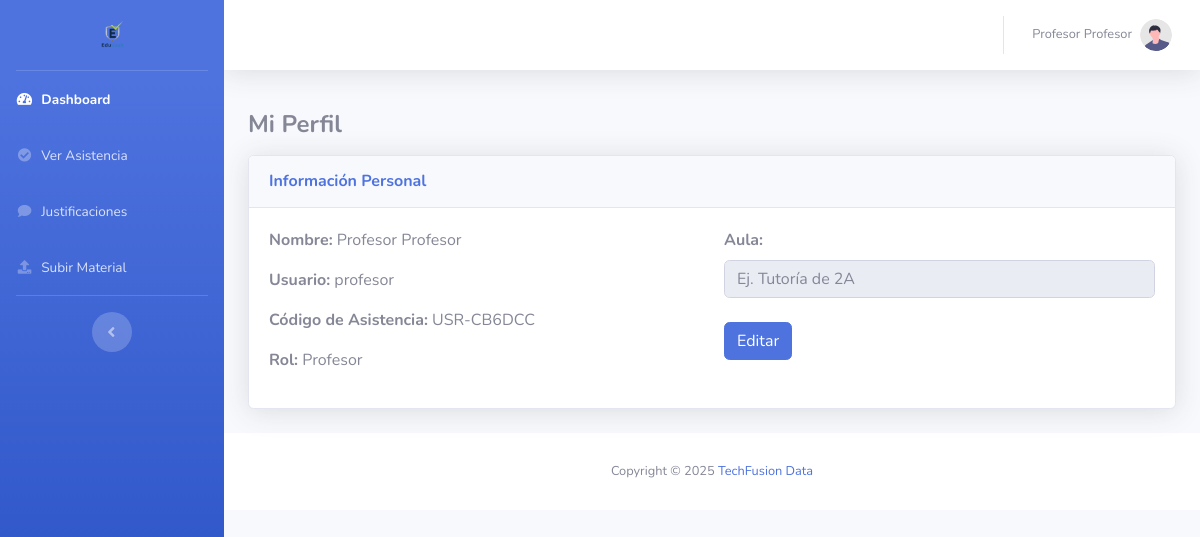
The app's page /profesor/perfil.php (signed in) with its own data.
### tables this page shows
CREATE TABLE IF NOT EXISTS `tabla_usuario` (
  `id_usuario` int NOT NULL AUTO_INCREMENT,
  `nombre` varchar(100) NOT NULL,
  `apellido` varchar(100) NOT NULL,
  `usuario` varchar(50) NOT NULL,
  `password` varchar(100) NOT NULL,
  `aula` varchar(50) DEFAULT NULL,
  `codigo_asistencia` varchar(20) NOT NULL,
  `id_rol` int NOT NULL,
  PRIMARY KEY (`id_usuario`),
  UNIQUE KEY `usuario` (`usuario`),
  UNIQUE KEY `codigo_asistencia` (`codigo_asistencia`),
  KEY `id_rol` (`id_rol`),
  CONSTRAINT `tabla_usuario_ibfk_1` FOREIGN KEY (`id_rol`) REFERENCES `tabla_rol` (`id_rol`)
);

### profesor/perfil.php (the view, shortened to what this page needs)
<?php
$id_usuario = $_SESSION['id_usuario'];
include_once '../model/conexion.php';
try {
    $stmt = $conexion->prepare("
        SELECT nombre, apellido, usuario, password, aula, codigo_asistencia, id_rol
        FROM tabla_usuario
        WHERE id_usuario = :id_usuario
    ");
    $stmt->bindParam(':id_usuario', $id_usuario);
    $stmt->execute();
    $usuario = $stmt->fetch(PDO::FETCH_ASSOC);
} catch (PDOException $e) {
    $error_message = $e->getMessage();
}
?>
<?php include_once 'includes/header.php'; ?>
<div class="layout-content">
    <div class="container-fluid flex-grow-1 container-p-y">
        <h4 class="font-weight-bold py-3 mb-0">Mi Perfil</h4>
        <div class="card shadow mb-4">
            <div class="card-header py-3">
                <h6 class="m-0 font-weight-bold text-primary">Información Personal</h6>
            </div>
            <div class="card-body">
                <?php if ($usuario): ?>
                    <form method="POST" action="perfil.php" id="perfilForm">
                        <div class="row">
                            <div class="col-md-6">
                                <p><strong>Nombre:</strong> <?php echo htmlspecialchars($usuario['nombre'] . ' ' . $usuario['apellido']); ?></p>
                                <p><strong>Usuario:</strong> <?php echo htmlspecialchars($usuario['usuario']); ?></p>
                                <p><strong>Código de Asistencia:</strong> <?php echo htmlspecialchars($usuario['codigo_asistencia']); ?></p>
                                <p><strong>Rol:</strong> <?php echo ($usuario['id_rol'] == 1 ? 'Administrador' : 'Profesor'); ?></p>
                            </div>
                            <div class="col-md-6">
                                <div class="form-group">
                                    <label for="aula"><strong>Aula:</strong></label>
                                    <input type="text" class="form-control" id="aula" name="aula" value="<?php echo htmlspecialchars($usuario['aula'] ?? ''); ?>" placeholder="Ej. Tutoría de 2A" disabled>
                                </div>
                                <button type="button" class="btn btn-primary mt-2" id="editButton">Editar</button>
                            </div>
                        </div>
                    </form>
                <?php else: ?>
                    <div class="alert alert-warning">No se encontraron datos del usuario.</div>
                <?php endif; ?>
            </div>
        </div>
    </div>
</div>
<?php include_once 'includes/footer.php'; ?>

### records on screen
tabla_usuario: nombre+apellido "Profesor Profesor", usuario "profesor", codigo_asistencia "USR-CB6DCC"

### other values on screen
$_SESSION['nombre'] . ' ' . $_SESSION['apellido'] "Profesor Profesor"
